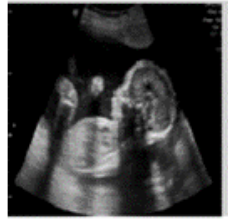
%> input picture Input.png, 228 x 221 px, given in place of Input.jpg, which was not available
$ octave fuzzy.m   (GNU Octave 9; MATLAB toolbox functions it lacks are replaced by stand-ins)
%> lines starting %> are read from the running program, lines starting %| are printed output that depends on the picture; pictures that were not available may be replaced by others from this repository, and a replacement may not be noted


A= imread('Input.jpg');
%> A is the input picture: size 221x228x3 uint8; mean R, G, B 59.1, 59.2, 59.2
imshow(A);
figure
A=double(A);
%> A: size 221x228x3 double
A=rgb2hsv(A);
%> A: size 221x228x3 double; mean H, S, V 0.2, 0, 60.1

H=A(:,:,1);
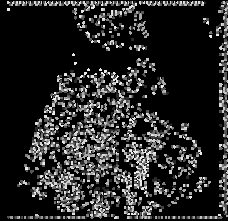
%> H: size 221x228 double; min 0, max 0.987, mean 0.153
S=A(:,:,2);
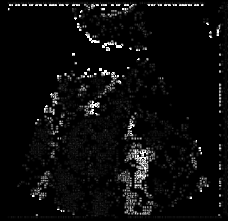
%> S: size 221x228 double; min 0, max 1, mean 0.0459
V=A(:,:,3);

% we operate on V

row=size(V,1);
%> row = 221
col=size(V,2);
%> col = 228

Vn=V;
Vm=medfilt2(V,[6 6]);
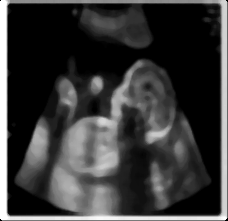
%> Vm: size 221x228 double; min 0, max 255, mean 57.7

sdmin=1000;
for i=[1:8:row-8]
    for j=[1:8:col-8]

        ST=std2(V(i:i+8,j:j+8));
        sdmin=min([ST,sdmin]);


    end


end
%> after the loop, sdmin = 0


ST=V(100:110,50:60);

p=sdmin*6;
%> p = 0


for i=3:row-3
    for j=4:col-3

        B=V(i-1:i+1,j-1:j+1);
        uu=V(i-2,j); dd=V(i+2,j); ll=V(i,j-2); rr=V(i,j+2);
        corr=0;

        BB=B;
         BB(2,2)=BB(1,1);
        sdd=std2(BB);


        mm=B(1,1)+B(1,2)+B(1,3)+B(2,1);
        mm=mm/4;


        if(sdd<p/4)
            if (abs(mm-Vn(i,j))>p/4)
                Vn(i,j)=Vm(i,j);%mean(mean(BB));
                continue
            end
        end


        % |
        % |->
        % |
        a=B(1,2); b=B(2,2); c=B(3,2);
        da=B(1,2)-B(1,3);db=B(2,2)-B(2,3); dc=B(3,2)-B(3,3);

        %d=(abs(da)+abs(db)+abs(dc))/3;
         d=min( [ abs(da);abs(db);abs(dc) ] );
        d=d/p;

        if (d>1)
            d=1;
        end

        d=1-d;
        diff=B(2,3)-B(2,2);

        corr=corr+d*diff;

        %   |
        % <-|
        %   |
        a=B(1,2); b=B(2,2); c=B(3,2);
        da=a-B(1,1);db=b-B(2,1); dc=c-B(3,1);

        %d=(abs(da)+abs(db)+abs(dc))/3;
        d=min( [ abs(da);abs(db);abs(dc) ] );

        d=d/p;

        if (d>1)
            d=1;
        end

        d=1-d;
        diff=B(2,1)-B(2,2);

        corr=corr+d*diff;


        %   ||
        % _ _ _
        %
        a=B(2,1); b=B(2,2); c=B(2,3);
        da=a-B(1,1);db=b-B(1,2); dc=c-B(1,3);

        %d=(abs(da)+abs(db)+abs(dc))/3;

        d=min( [ abs(da);abs(db);abs(dc) ] );
        d=d/p;

        if (d>1)
            d=1;
        end

        d=1-d;
        diff=B(1,2)-B(2,2);

        corr=corr+d*diff;


        % _ _ _
        %   ||
        a=B(2,1); b=B(2,2); c=B(2,3);
        da=a-B(3,1);db=b-B(3,2); dc=c-B(3,3);

       % d=(abs(da)+abs(db)+abs(dc))/3;
       d=min( [ abs(da);abs(db);abs(dc) ] );

       d=d/p;

        if (d>1)
            d=1;
        end

        d=1-d;
        diff=B(3,2)-B(2,2);

        corr=corr+d*diff;


         % \
        % <-\
        %    \
        a=B(1,1); b=B(2,2); c=B(3,3);
        da=a-ll;db=b-B(3,1); dc=c-dd;

        %d=(abs(da)+abs(db)+abs(dc))/3;
        d=min( [ abs(da);abs(db);abs(dc) ] );

        d=d/p;

        if (d>1)
            d=1;
        end

        d=1-d;
        diff=B(3,1)-B(2,2);

        corr=corr+d*diff;


        % \
        %   \->
        %    \
        a=B(1,1); b=B(2,2); c=B(3,3);
        da=a-uu;db=b-B(1,3); dc=c-rr;

        %d=(abs(da)+abs(db)+abs(dc))/3;
        d=min( [ abs(da);abs(db);abs(dc) ] );

        d=d/p;

        if (d>1)
            d=1;
        end

        d=1-d;
        diff=B(1,3)-B(2,2);

        corr=corr+d*diff;


        %     /
        % <-/
        % /
        a=B(1,3); b=B(2,2); c=B(3,1);
        da=a-uu;db=b-B(1,1); dc=c-ll;

       % d=(abs(da)+abs(db)+abs(dc))/3;
       d=min( [ abs(da);abs(db);abs(dc) ] );

       d=d/p;

        if (d>1)
            d=1;
        end

        d=1-d;
        diff=B(1,1)-B(2,2);

        corr=corr+d*diff;


        %     /
        %   / ->
        % /
        a=B(1,3); b=B(2,2); c=B(3,1);
        da=a-rr;db=b-B(3,3); dc=c-dd;

        %d=(abs(da)+abs(db)+abs(dc))/3;
        d=min( [ abs(da);abs(db);abs(dc) ] );
        d=d/p;

        if (d>1)
            d=1;
        end

        d=1-d;
        diff=B(3,3)-B(2,2);

        corr=corr+d*diff;


        Vn(i,j)=Vn(i,j)+corr/8;

        %Vm(i,j)=mean(mean(B));

    end
end
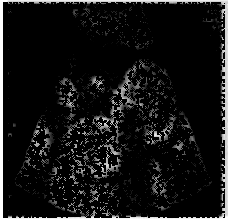
%> Vn: size 221x228 double; 83.24% of the values are NaN or infinite; the others: min 0, max 255, mean 136.8; drawn with min black, max white, NaN and infinite black
%> after the loop, BB = [230 240 240; 249 230 255; 253 255 255]


V=Vn;
% standard dev  =>  val = std2(I);

fimg=cat(3,H,S,V);
%> fimg: size 221x228x3 double; 27.75% of the values are NaN or infinite; the others: min 0, max 255, mean 10.67
fimg=hsv2rgb(fimg);
%> fimg: size 221x228x3 double; 83.24% of the values are NaN or infinite; the others: min 0, max 255, mean 135.1

fimg=uint8(fimg);
%> fimg: size 221x228x3 uint8
imshow(fimg);
imwrite(fimg,'fuzzy.jpeg');
figure

fimg=cat(3,H,S,Vm);
%> fimg: size 221x228x3 double; mean H, S, V 0.2, 0, 57.7
fimg=hsv2rgb(fimg);

fimg=uint8(fimg);
%> fimg: size 221x228x3 uint8
imshow(fimg);
